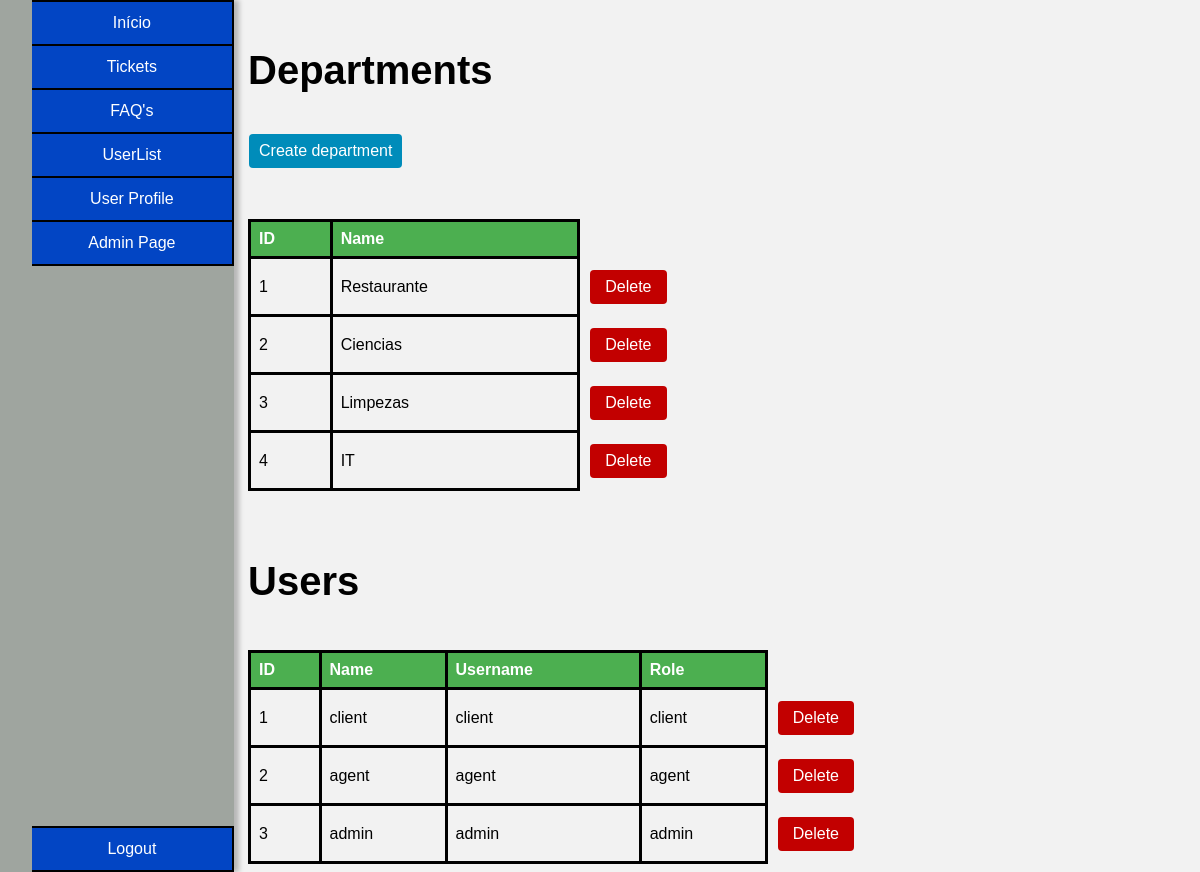
Page /pages/admin_page.php (signed in) on the earlier database version.
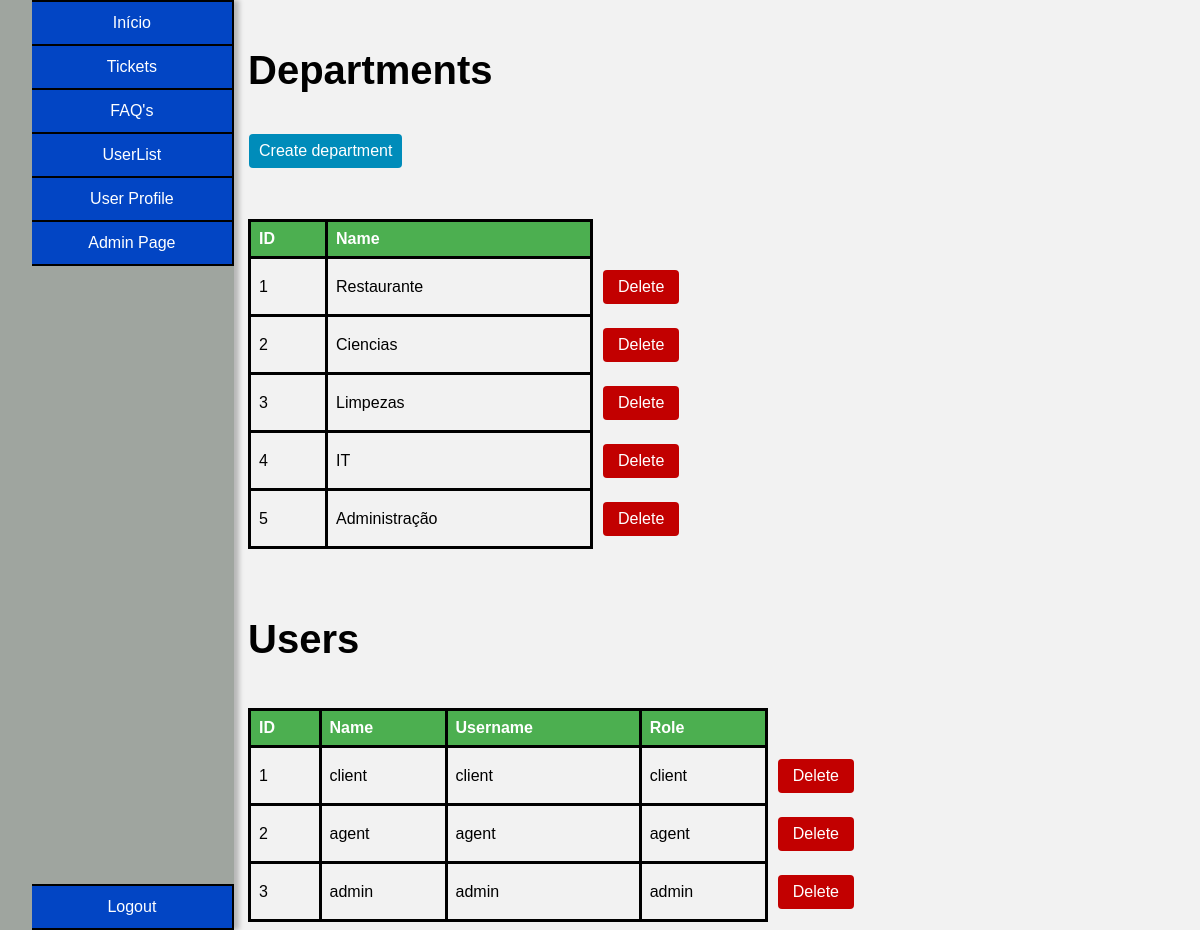
Same page on the later database version.
### tables this page shows
CREATE TABLE department(
    id INTEGER PRIMARY KEY,
    name VARCHAR(50) NOT NULL
);

CREATE TABLE user(
    id INTEGER PRIMARY KEY,
    name VARCHAR(50) NOT NULL,
    username VARCHAR(50) UNIQUE NOT NULL,
    email VARCHAR(50) UNIQUE NOT NULL,
    password VARCHAR(255) NOT NULL,
    role VARCHAR(10) CHECK(role = 'client' or role = 'agent' or role = 'admin') NOT NULL,
    department_id INTEGER,
    FOREIGN KEY (department_id) REFERENCES department(id)
);

### pages/admin_page.php (the view, shortened to what this page needs)
<?php
$db = getDatabaseConnection();
$stmt = $db->prepare('SELECT * FROM user WHERE id = ? and role = "admin"');
$stmt->execute(array($_SESSION["user_id"]));
$user = $stmt->fetch();
?>
<!DOCTYPE html>
<html lang="en-US">
<link rel="stylesheet" href="../css/style_index.css">
<link rel="stylesheet" href="../css/admin_page.css">
   <head>
   </head>
   <body>
   <div class="container_master">
    <div class="container">
        <ul class="buttons">
            <button class="index" onclick="indexPage()">Início</button>
            <button class="tickets" onclick="ticketsPage()">Tickets</button>
            <button class="faqs" onclick="faqsPage()">FAQ's</button>
            <button class="users" onclick="usersPage()">UserList</button>
            <button class="user_profile" onclick="sendDataUser('<?php echo $user['username'] ?>')">User Profile</button>
            <?php if($user["role"] == "admin"): ?>
            <button class="admin_page" onclick="adminPage()">Admin Page</button>
            <?php endif; ?>
            <button class="logout" onclick="logoutPage()">Logout</button>
        </ul>
    </div>
    <div class="content">
        <div class="content_department">
        <h3>Departments</h3>
        <form method="POST" action="admin_page.php">
        <a href="create_department.php">Create department</a>
        <table>
        <thead>
            <tr>
                <th>ID</th>
                <th>Name</th>
            </tr>
        </thead>
        <tbody>
            <?php
               $db = getDatabaseConnection();
               $stmt = $db->prepare('SELECT * FROM department');
               $stmt->execute();
               $departments = $stmt->fetchAll();
               foreach ($departments as $department) {
                echo "<tr>
                    <td>" . $department['id'] . "</td>
                    <td>" . $department['name'] . "</td>
                    <td><button type='submit' name='del_dp' value='".$department['id']."'>Delete</button></td>
                </tr>";
               }
            ?>
        </tbody>
      </table>
      <br>
      </form>
      </div>
      <div class="content_user">
        <h3>Users</h3>
        <form method="POST" action="admin_page.php">
        <table>
        <thead>
            <tr>
                <th>ID</th>
                <th>Name</th>
                <th>Username</th>
                <th>Role</th>
            </tr>
        </thead>
        <tbody>
            <?php
               $db = getDatabaseConnection();
               $stmt = $db->prepare('SELECT * FROM user');
               $stmt->execute();
               $users_list = $stmt->fetchAll();
               foreach ($users_list as $user_list) {
                echo "<tr>
                    <td>" . $user_list['id'] . "</td>
                    <td>" . $user_list['name'] . "</td>
                    <td>" . $user_list['username'] . "</td>
                    <td>" . $user_list['role'] . "</td>
                    <td class='update_no_borders'>
                    <button type='submit' name='del_user' value='".$user_list['id']."'>Delete</button></td>
                </tr>";
               }
            ?>
        </tbody>
      </table>
      </form>
      </div>
   </body>
</html>

Differences in the rows shown:
added department: id "5", name "Administração"
